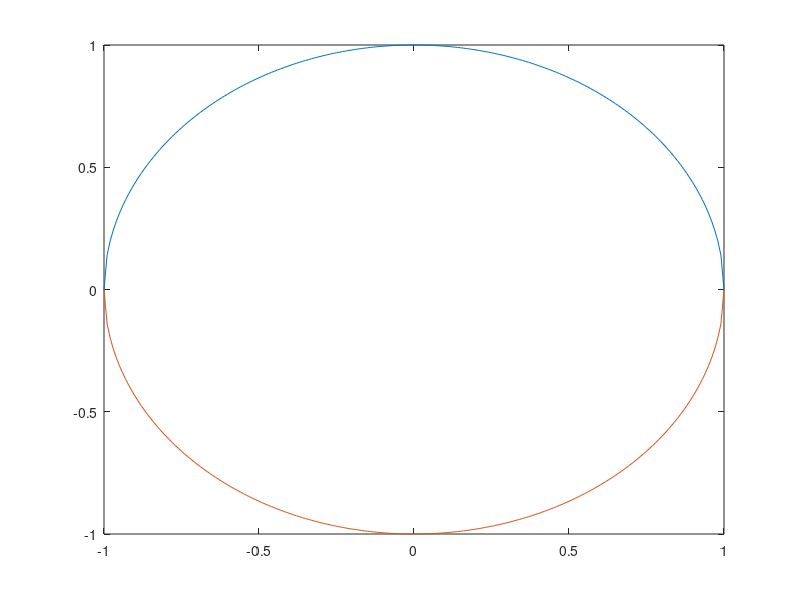

Recreate this plot in MATLAB.
# Plot a circle of radius 1, centered at the origin.
# Equation of a circle: (x - h)^2 + (y - k)^2 = r^2
# Since origin h, k = 0; r = 1
# x^2 + y^2 = 1
# y = sqrt(1 - x^2);

x = -1:0.01:1;
a = sqrt(1 - x.^2);
figure;
plot(x, a);
hold on;
b = - sqrt(1 - x.^2);
plot(x, b);
hold off;